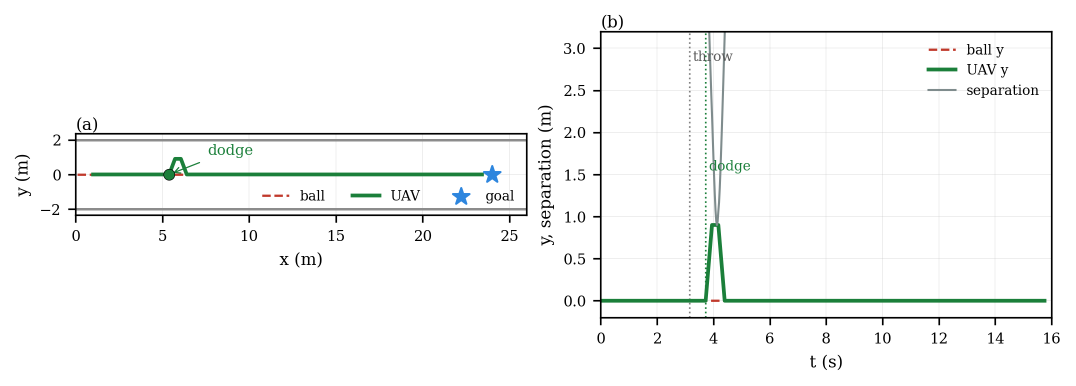
#> input picture fig7/fig7_original.png, 2151 x 771 px, found by its file name (shown at 1/2 size)
$ python digitize.py
#> lines starting #> are read from the running program, lines starting #| are printed output that depends on the picture; after the words box and inside, x2 and y2 are one past the last pixel; in counts of white or black regions, pixels touching at a corner belong together
"""Digitize manuscript.v4 Fig. 7 (= PHD/fig1_trajectory.png). Original run data/code are lost."""
import numpy as np, csv
from PIL import Image
D='/home/ibrahim/Documents/PHD/ecsa_dodge_repro/fig7/'
a=np.asarray(Image.open(D+'fig7_original.png').convert('RGB')).astype(int)
def near(rgb,tol=40): return (np.abs(a-np.array(rgb)).sum(2)<tol)
#> called with rgb = (27, 127, 58), tol = 60
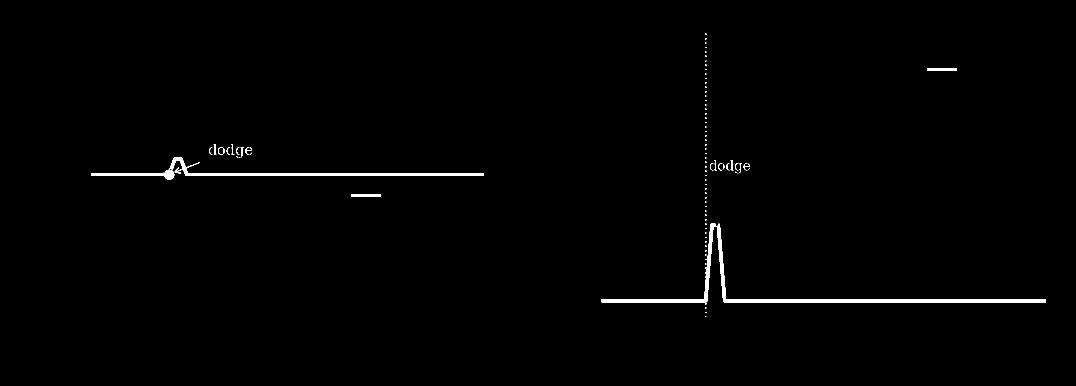
#> returned value: shape (771, 2151) bool (shown at 1/2 size); 0.92% white; 87 white regions (64 under 20 px), largest, box (x1, y1, x2, y2) and area: (1203, 447, 2092, 605) 8077, (339, 314, 967, 352) 4140, (183, 345, 328, 352) 865
# calibrations from tick marks
bt=lambda px:(px-1201)/((2103-1201)/16); by=lambda py:(601-py)/((601-96)/3.0)
ax=lambda px:(px-151)/((1019-151)/25); ay=lambda py:(349-py)/((418-280)/4)
G=near((27,127,58),60); S=near((127,140,141),25); R=near((192,57,43),60); K=near((89,89,89),15)
#> call 2 of near, with rgb = (127, 140, 141), tol = 25
#> in near (call 2), `def near(rgb,tol=40): return (np.abs(a-np.array(rgb)).sum(2)<tol)`:
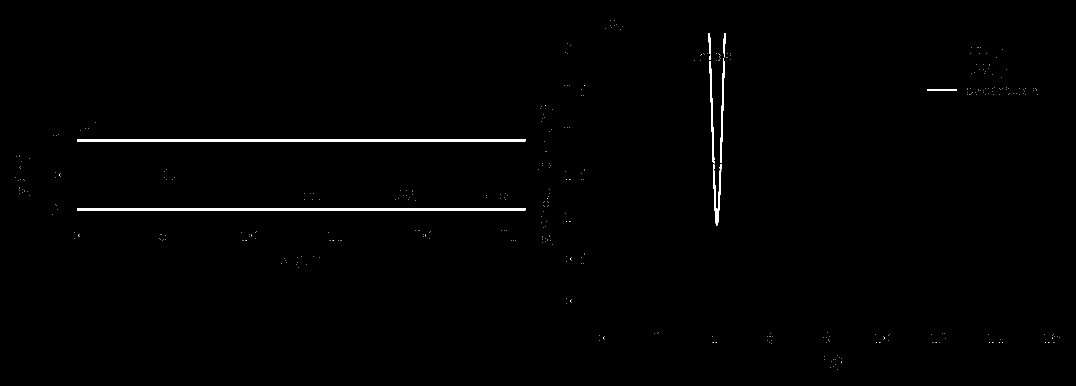
#> returned value: shape (771, 2151) bool (shown at 1/2 size); 0.73% white; 398 white regions (387 under 20 px), largest, box (x1, y1, x2, y2) and area: (154, 278, 1051, 283) 4485, (154, 416, 1051, 421) 4485, (1426, 341, 1443, 451) 714
#> call 3 of near, with rgb = (192, 57, 43), tol = 60
#> in near (call 3), `def near(rgb,tol=40): return (np.abs(a-np.array(rgb)).sum(2)<tol)`:
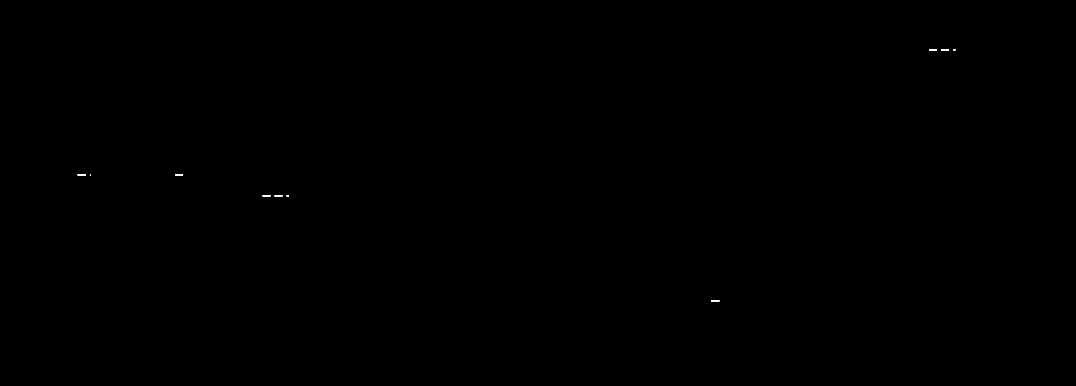
#> returned value: shape (771, 2151) bool (shown at 1/2 size); 0.02% white; 10 white regions (3 under 20 px), largest, box (x1, y1, x2, y2) and area: (155, 348, 172, 351) 51, (1422, 600, 1439, 603) 51, (1858, 98, 1874, 101) 48
#> call 4 of near, with rgb = (89, 89, 89), tol = 15
#> in near (call 4), `def near(rgb,tol=40): return (np.abs(a-np.array(rgb)).sum(2)<tol)`:
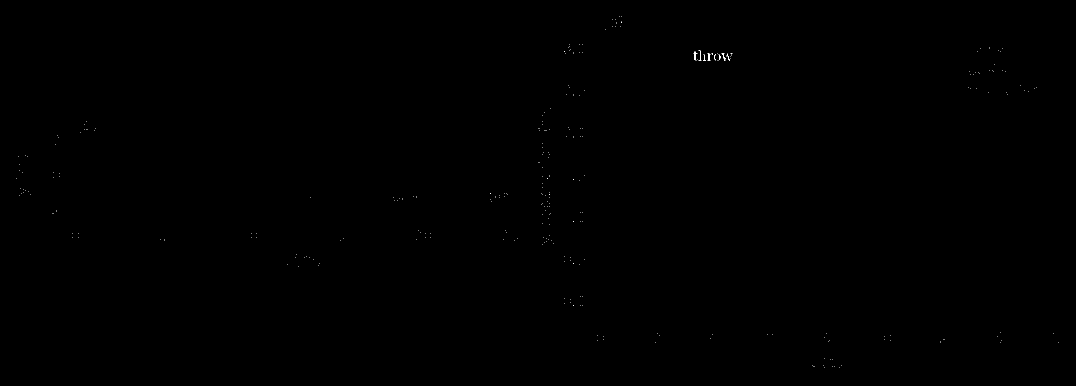
#> returned value: shape (771, 2151) bool (shown at 1/2 size); 0.03% white in thin lines or dots, all inside (x1, y1, x2, y2) = (33, 32, 2118, 736)
def w(name,rows,hdr):
    with open(D+name,'w',newline='') as f: c=csv.writer(f); c.writerow(hdr); c.writerows(rows)
# (b) UAV y(t): per column, centre of green extent (frame interior only, skip legend box region)
rows=[]
for x in range(1204,2100):
    ys=np.where(G[66:632,x])[0]+66
    ys=ys[~((x>1850)&(ys<200))]               # legend swatch
    if len(ys): rows.append((round(bt(x),4),round(by((ys.min()+ys.max())/2),4),round(by(ys.max()),4),round(by(ys.min()),4)))
#> after the loop, rows = 888 items, first 6: (0.0532, 0, -0.0178, 0.0178), (0.071, 0, -0.0178, 0.0178), (0.0887, 0, -0.0178, 0.0178), (0.106, 0, -0.0178, 0.0178), (0.124, 0, -0.0178, 0.0178), (0.142, 0, -0.0178, 0.0178)
w('b_uav_y.csv',rows,['t','y_mid','y_lo','y_hi'])
# (b) separation: per row, left/right branch t
rows=[]
for y in range(66,600):
    xs=np.where(S[y,1204:1850])[0]+1204
    if len(xs)==0: continue
    gaps=np.where(np.diff(xs)>4)[0]
    if len(gaps)==0: rows.append((round(by(y),4),round(bt(xs.mean()),4),''))
    else: rows.append((round(by(y),4),round(bt(xs[:gaps[0]+1].mean()),4),round(bt(xs[gaps[0]+1:].mean()),4)))
#> this loop made 534 passes
#> (xs, gaps) on passes 1 to 3: ([1417, 1418, 1419, 1448, 1449, 1450], [2]), ([1417, 1418, 1419, 1448, 1449, 1450], [2]), ([1417, 1418, 1419, 1448, 1449, 1450], [2])
#> after the loop, rows = 382 items, first 6: (3.18, 3.85, 4.4), (3.17, 3.85, 4.4), (3.17, 3.85, 4.4), (3.16, 3.85, 4.4), (3.15, 3.85, 4.4), (3.15, 3.85, 4.4)
w('b_separation.csv',rows,['sep','t_left','t_right'])
# (b) dotted vertical lines + ball red pixels
cols=[x for x in range(1204,2100) if K[66:632,x].sum()>30]
#> cols = []
print('dotted line columns -> t:',[(x,round(bt(x),3)) for x in cols])
#| dotted line columns -> t: []
ry,rx=np.where(R[66:632,1204:2100]); print('ball red pixels (b): t range',round(bt(rx.min()+1204),3),round(bt(rx.max()+1204),3),'y',round(by(ry.min()+66),3),round(by(ry.max()+66),3))
#> after `ry, rx = np.where(R[66:632, 1204:2100])`: ry = 162 values from 32 to 536; rx = 162 values, max 706 at index 36, min 218 at index 111, mean 535.4
#| ball red pixels (b): t range 3.92 12.576 y 2.988 -0.006
# (a) UAV path y(x)
rows=[]
for x in range(154,1050):
    ys=np.where(G[270:428,x])[0]+270
    ys=ys[ys>300] if x>800 else ys            # avoid legend line row region check below
    if len(ys): rows.append((round(ax(x),4),round(ay((ys.min()+ys.max())/2),4)))
#> after the loop, rows = 784 pairs, first value 0.922 to 23.47, second value -0.594 to 0.855
w('a_uav_path.csv',rows,['x','y'])
ry,rx=np.where(R[270:428,154:1050]); print('ball red pixels (a): x',sorted(set(np.round(ax(rx+154),1)))[:40])
#> after `ry, rx = np.where(R[270:428, 154:1050])`: ry = 216 values from 78 to 122; rx = 216 values, max 423 at index 141, min 1 at index 0, mean 250.9
#| ball red pixels (a): x [0.1, 0.2, 0.3, 0.4, 0.5, 0.6, 0.8, 0.9, 5.7, 5.8, 5.9, 6.0, 6.1, 6.2, 10.8, 10.9, 11.0, 11.1, 11.2, 11.5, 11.6, 11.7, 11.8, 11.9, 12.2, 12.3]
